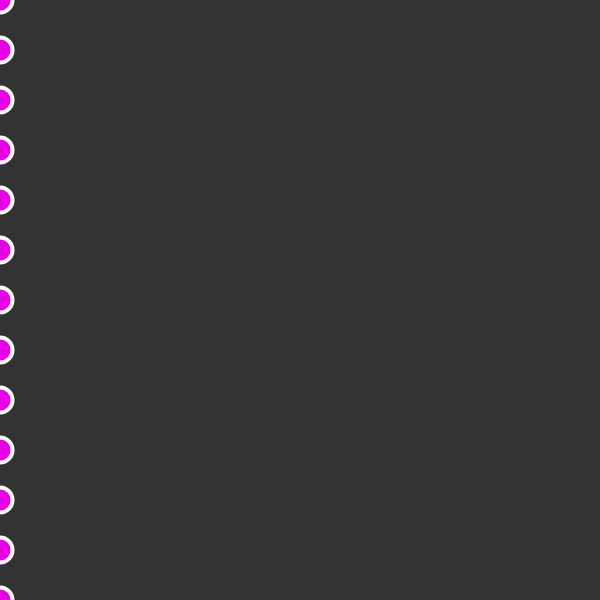
Frame 1 (no input)
Frame 60 (no input): identical to frame 1, image omitted
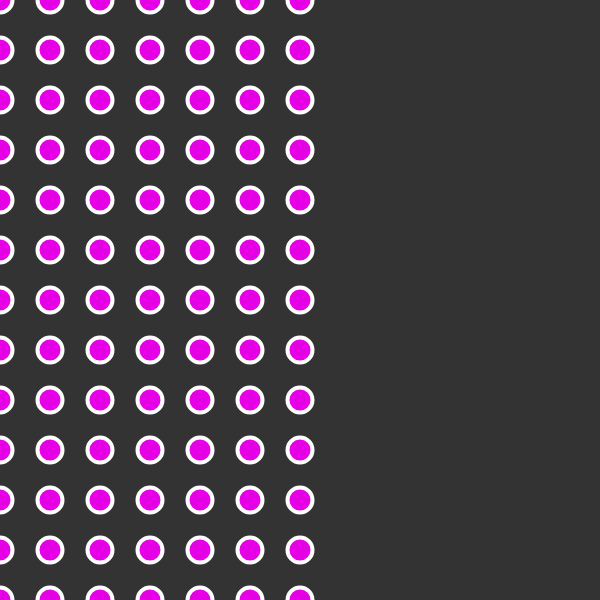
Frame 120 (the mouse pressed at the canvas centre since frame 60)

The p5.js sketch that drew these frames (run headless with seeded random() and noise() and a simulated clock; from frame 60 on, the mouse is pressed at the canvas centre):

// p5.js sketch
// ── sketch.js
function setup() {
  createCanvas(600, 600);  
}

function draw() {
  background(51);
  strokeWeight(4);
  stroke(255);

  for (var x = 0; x <= mouseX; x += 50) {
    for (var y = 0; y <= height; y += 50) {
    fill((230), 0, (230));
    ellipse(x, y, 25, 25);
    }
  }
  

  
}
